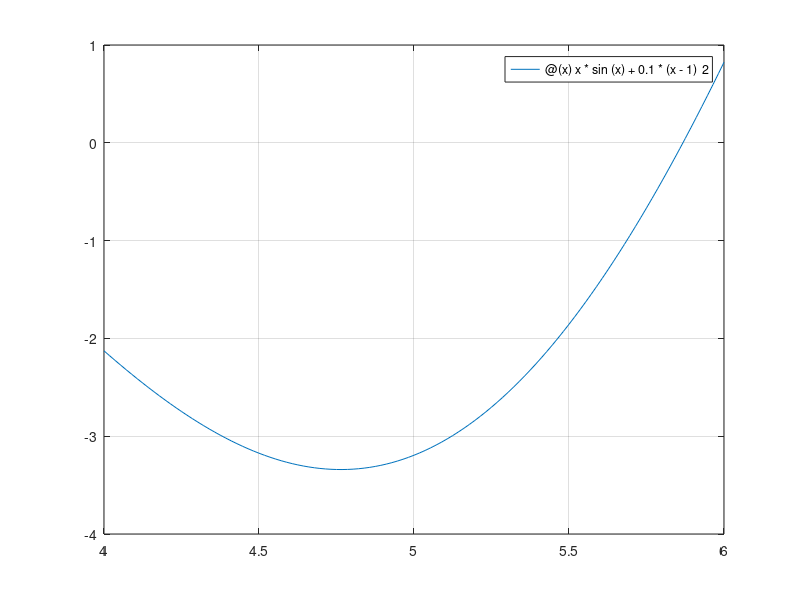

Recreate this plot in MATLAB.
%joonestame funktsiooni - OTSIME ALGLÄHENDI eelmisele ülesandele
%visuaalselt graafiku abil
%f=@(x)x*sin(x)+0.1*(x-1)^2;
f=@(x)x*sin(x)+0.1*(x-1)^2;
fplot(f, [4,6])
grid on